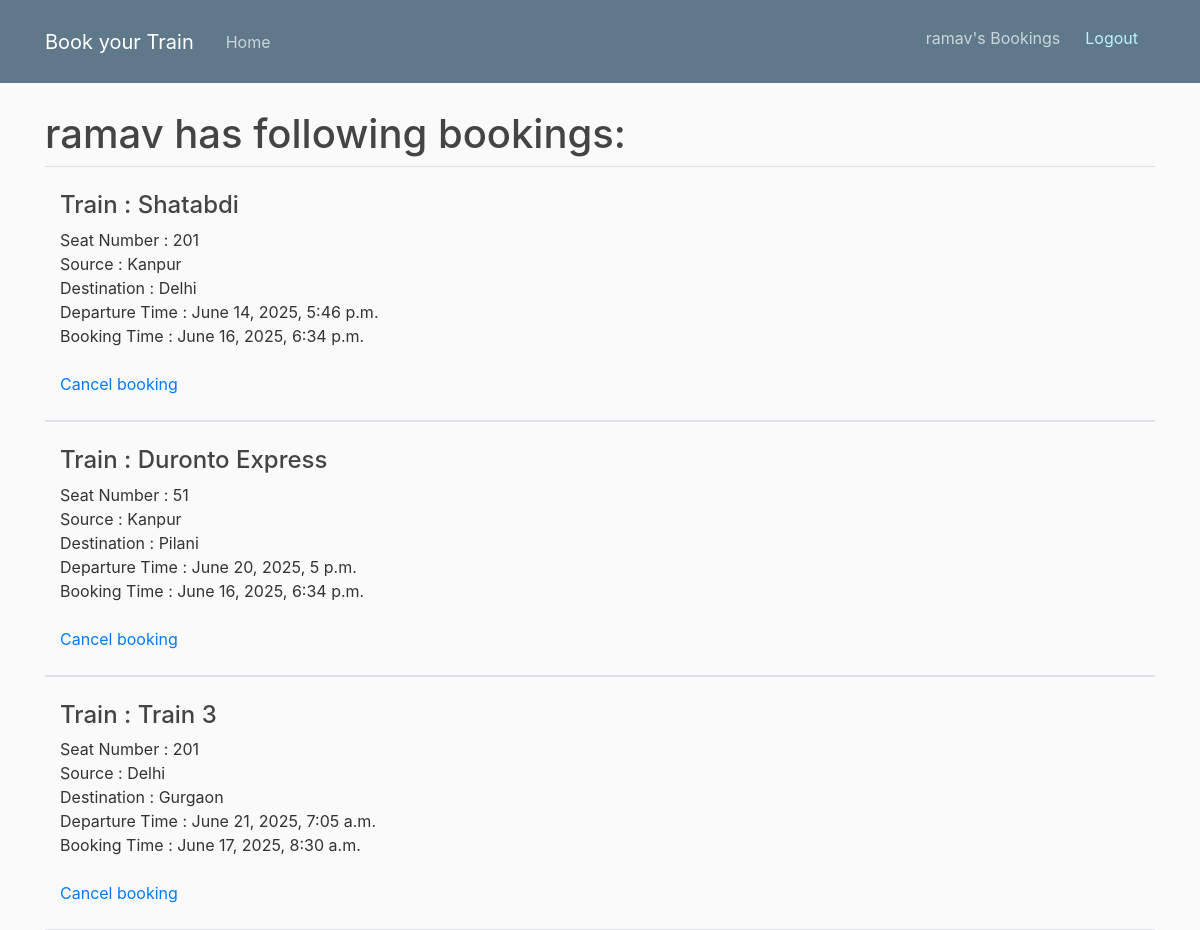
The page /bookings/ (signed in) on the database its author committed.
### backend/models.py (models this page shows, shortened)
class Booking(models.Model):
    user = models.ForeignKey(User, on_delete=models.CASCADE)
    train = models.ForeignKey(Train, on_delete=models.CASCADE)
    seat_number = models.IntegerField()
    booking_time = models.DateTimeField(default=timezone.now)

class Train(models.Model):
    name = models.CharField(max_length=100)
    source = models.CharField(max_length=100)
    destination = models.CharField(max_length=100)
    departure_time = models.DateTimeField(default=timezone.now)
    total_seats = models.IntegerField()
    seats_available = models.IntegerField()
    def __str__(self):
        return self.name

### backend/views.py (the view)
# urls.py: path('bookings/', views.my_bookings, name='my-bookings'),
@login_required
def my_bookings(request):
    bookings = Booking.objects.filter(user = request.user)
    return render(request, 'backend/my_bookings.html', {'bookings':bookings})

### backend/templates/backend/my_bookings.html
{% extends 'backend/base.html' %}
{% block content %}
<h1 style="margin-top: 110;">{{request.user}} has following bookings:</h1>
{% if bookings %}
{% for booking in bookings %}
<div class="container border-top border-bottom">
<br><h4>Train : {{booking.train}}</h4>
Seat Number : {{booking.seat_number}} <br>
Source : {{booking.train.source}} <br>
Destination : {{booking.train.destination}} <br>
Departure Time : {{booking.train.departure_time}} <br>
Booking Time : {{booking.booking_time}} <br><br>
<a href="{% url 'cancel-booking' booking.id%}">Cancel booking</a><br><br>
</div>
{% endfor %}
{% else %}
<h3>No bookings found for {{request.user}}</h3>
{% endif %}
{% endblock %}

### backend/templates/backend/base.html (shortened to what this page needs)
{% load static %}
<html>
<head>
    <link rel="stylesheet" href="https://cdn.jsdelivr.net/npm/bootstrap@4.0.0/dist/css/bootstrap.min.css"
>
    <link rel="stylesheet" type="text/css" href='{% static "backend/style.css" %}'>
</head>
<body>
    <header class="site-header">
        <nav class="navbar navbar-expand-md navbar-dark bg-steel fixed-top">
            <div class="container">
                <a class="navbar-brand mr-4" href="/">Book your Train</a>
                <div class="collapse navbar-collapse" id="navbarToggle">
                    <div class="navbar-nav mr-auto">
                        <a class="nav-item nav-link" href="/">Home</a>
                    </div>
                    <div class="navbar-nav">
                        {% if user.is_authenticated %}
                        <a href="{% url 'my-bookings' %}" class="nav-item nav-link" style="margin-top: 10;">{{user}}'s Bookings</a>
                        <form action="{% url 'logout-page' %}" method="post" style="display: inline;">
                            <button type="submit" class="nav-item nav-link btn btn-link"
                                    style="color: rgb(186, 245, 255); padding: 8px 16px; margin-top: 9; font-size: 1rem; text-align: center; line-height: 1.5;">Logout</button>
                        </form>
                        {% else %}
                        <a class="nav-item nav-link" href="{% url 'login-page' %}">Login</a>
                        <a class="nav-item nav-link" href="{% url 'register-page' %}">Register</a>
                        {% endif %}
                    </div>
                </div>
            </div>
        </nav>
    </header>
    <div class="container">
        {% block content %} {% endblock %}
    </div>
</body>
</html>

### backend/static/backend/style.css (style rules this page uses)
body { background: #fafafa; color: #333333; margin-top: 5rem; }
h1, h2, h3, h4, h5, h6 { color: #444444; }
.bg-steel { background-color: #5f788a; }
.site-header .navbar-nav .nav-link { color: #cbd5db; }

### rows shown on the page
Booking: train "Shatabdi", seat_number "201", train.source "Kanpur", train.destination "Delhi", train.departure_time "June 14, 2025, 5:46 p.m.", booking_time "June 16, 2025, 6:34 p.m."
Booking: train "Duronto Express", seat_number "51", train.source "Kanpur", train.destination "Pilani", train.departure_time "June 20, 2025, 5 p.m.", booking_time "June 16, 2025, 6:34 p.m."
Booking: train "Train 3", seat_number "201", train.source "Delhi", train.destination "Gurgaon", train.departure_time "June 21, 2025, 7:05 a.m.", booking_time "June 17, 2025, 8:30 a.m."

### other values the page prints
{{ user }} "ramav"
{{ request.user }} "ramav"
